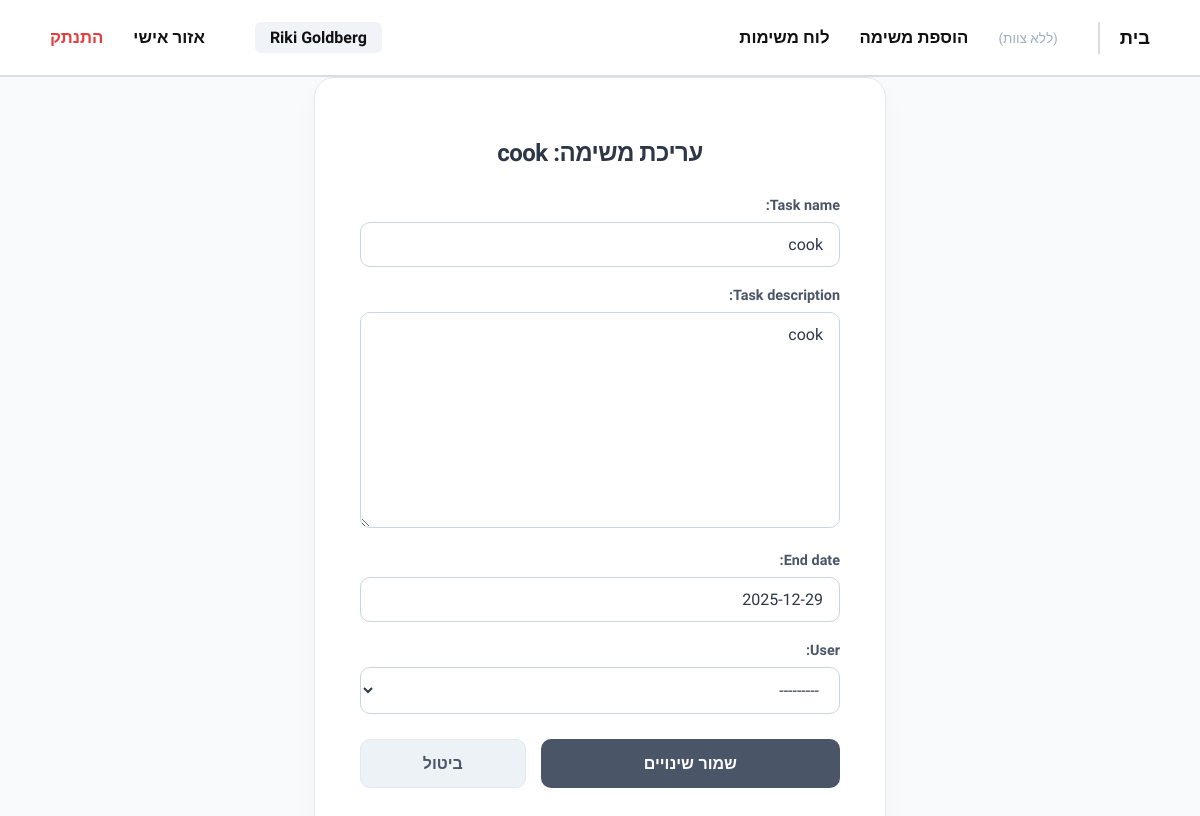
Screenshot of /editTask/4/ (signed in) with the database file from the repository.
### DjangoApp/models.py (models this page shows, shortened)
class User(AbstractUser):
    class Role(models.TextChoices):
        MANAGER = 'מנהל', 'מנהל'
        WORKER = 'עובד', 'עובד'
    id = models.AutoField(primary_key=True)
    role = models.CharField(
        max_length=20,
        choices=Role.choices,
        default=Role.WORKER
    )
    team = models.ForeignKey(
        'Team',
        on_delete=models.SET_NULL,
        null=True,
        blank=True,
        related_name="team_users"
    )
    def __str__(self):
        return f"{self.first_name} {self.last_name}"

class Task(models.Model):
    class Status(models.TextChoices):
        NEW = 'חדש', 'חדש'
        IN_PROGRESS = 'בתהליך', 'בתהליך'
        DONE = 'הושלם', 'הושלם'
    id = models.AutoField(primary_key=True)
    task_name = models.CharField(max_length=100)
    task_description = models.TextField()
    end_date = models.DateField()
    status = models.CharField(
        max_length=20,
        choices=Status.choices,
        default=Status.NEW
    )
    user = models.ForeignKey(
        'User',
        on_delete=models.SET_NULL,
        null=True,
        blank=True,
        related_name="user_tasks"
    )
    team_name = models.ForeignKey(
        'Team',
        on_delete=models.SET_NULL,
        null=True,
        blank=True,
        related_name="team_tasks"
    )

### DjangoApp/views.py (the view)
# urls.py: path('editTask/<int:id>/', views.editTask, name='editTask'),
def editTask(request, id):
    if request.user.role != "מנהל":
        return HttpResponseForbidden("אין לך הרשאה")
    task = get_object_or_404(Task, id=id)
    if request.method == "POST":
        form = TaskForm(request.POST, instance=task)
        if form.is_valid():
            form.save()
            return redirect('getAllTasks')
    else:
        form = TaskForm(instance=task)
    return render(request, "editTask.html", {"form": form, "task": task})

### DjangoApp/forms.py
class TaskForm(forms.ModelForm):
    class Meta:
        model = Task
        fields = ('task_name', 'task_description', 'end_date', 'user')

### templates/editTask.html (shortened to what this page needs)
{% extends 'navBar.html' %}
{% block content %}
<div class="form-wrapper">
    <div class="form-container">
        <h1>עריכת משימה: <span>{{ task.task_name }}</span></h1>
        <form method="POST">
            {{ form.as_p }}
            <div class="actions">
                <button type="submit" class="btn-save">שמור שינויים</button>
                <a class="a-cencel" href="{% url 'getAllTasks' %}">ביטול</a>
            </div>
        </form>
    </div>
</div>
{% endblock %}

### templates/navBar.html (shortened to what this page needs)
<!DOCTYPE html>
<html lang="he" dir="rtl">
<head>
</head>
<body>
    <nav>
        <div class="nav-links">
            <a href="{% url 'home' %}" class="special-link">בית</a>
            {% if user.is_authenticated %}
                {% if user.team and user.role != "מנהל"%}
                    <a href="{% url 'getTeamsTasks' team=user.team.team_name %}">משימות צוות</a>
                {% else %}
                    <span class="no-team-tag">(ללא צוות)</span>
                {% endif %}
                {% if user.role == "מנהל" %}
                    <a href="{% url 'addTask' %}">הוספת משימה</a>
                    <a href="{% url 'getAllTasks' %}">לוח משימות</a>
                {% endif %}
            {% endif %}
        </div>
        <div class="nav-links">
            {% if user.is_authenticated %}
                <span class="user-greeting">{{ user.first_name }} {{ user.last_name }}</span>
                <a href="{% url 'personalArea' %}">אזור אישי</a>
                <a href="{% url 'logout' %}" class="logout-link">התנתק</a>
            {% else %}
                <a href="{% url 'login' %}">התחברות</a>
                <a href="{% url 'register' %}" class="special-link">הרשמה למערכת</a>
            {% endif %}
        </div>
    </nav>
    <div class="content">
        {% block content %}
        {% endblock %}
    </div>
</body>
</html>

### templates/navBar.html (style rules this page uses)
:root { --nav-bg: #ffffff; --text-main: #111111; --text-muted: #4a5568; --border-color: #dddddd; --accent-color: #000000; }
body { font-family: 'Assistant', sans-serif; background-color: #f4f7f6; margin: 0; color: var(--text-main); }
nav { background: var(--nav-bg); padding: 0 50px; height: 75px; display: flex; align-items: center; justify-content: space-between; border-bottom: 2px solid var(--border-color); position: sticky; top: 0; z-index: 1000; }
.nav-links { display: flex; align-items: center; gap: 30px; }
nav a { color: var(--text-main); text-decoration: none; font-size: 1.05rem; font-weight: 600; transition: all 0.2s ease; padding: 5px 0; }
.special-link { font-weight: 800 !important; font-size: 1.15rem; border-left: 2px solid var(--border-color); padding-left: 20px; margin-left: 10px; }
.user-greeting { font-size: 1rem; font-weight: 700; color: var(--text-main); background: #f0f4f8; padding: 6px 15px; border-radius: 6px; margin-left: 20px; }
.logout-link { color: #e53e3e; font-weight: 700; }
.content { max-width: 1200px; margin: 0 auto; min-height: calc(100vh - 75px); }
.no-team-tag { font-size: 0.85rem; color: #a0aec0; font-weight: 400; }

### templates/editTask.html (style rules this page uses)
.form-wrapper { display: flex; justify-content: center; align-items: center; min-height: 85vh; background-color: #f8fafc; }
.form-container { background: #ffffff; padding: 45px; border-radius: 20px; width: 100%; max-width: 480px; box-shadow: 0 10px 25px rgba(0, 0, 0, 0.03); border: 1px solid #e2e8f0; }
h1 { text-align: center; margin-bottom: 30px; color: #2d3748; font-size: 24px; font-weight: 700; letter-spacing: -0.5px; }
form p { margin-bottom: 20px; text-align: right; direction: rtl; }
form label { display: block; margin-bottom: 8px; font-weight: 600; color: #4a5568; font-size: 0.9rem; }
input, textarea, select { width: 100%; padding: 12px 16px; border-radius: 10px; border: 1px solid #cbd5e0; font-size: 16px; color: #2d3748; background-color: #ffffff; transition: all 0.2s ease; box-sizing: border-box; font-family: inherit; }
.actions { display: flex; gap: 15px; margin-top: 25px; direction: rtl; }
.btn-save { flex: 2; padding: 14px; border: none; border-radius: 10px; background-color: #4a5568; color: #fff; font-size: 16px; font-weight: 700; cursor: pointer; transition: all 0.3s ease; }
.a-cencel { flex: 1; padding: 14px; border-radius: 10px; background-color: #edf2f7; color: #4a5568; font-size: 16px; font-weight: 600; text-align: center; text-decoration: none; transition: all 0.2s ease; border: 1px solid #e2e8f0; }

### rows the page displays
User: first_name "Riki", last_name "Goldberg"
Task: task_name "cook", task_description "cook", end_date "2025-12-29", user "---------"
